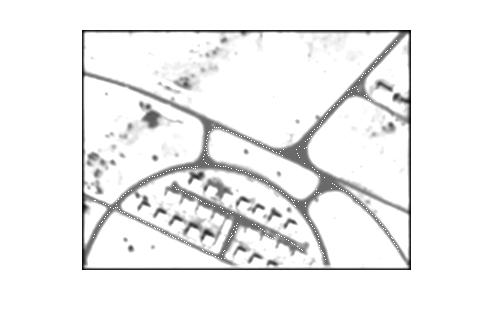
%> input picture code/image/untitled.jpg, 493 x 326 px
$ octave Huron_1_variable_dt_source_prof_canny.m   (GNU Octave 9; MATLAB toolbox functions it lacks are replaced by stand-ins)
%> lines starting %> are read from the running program, lines starting %| are printed output that depends on the picture; in (x1, y1, x2, y2) boxes, pixels count from 0 and x2, y2 are one past the last pixel; in counts of white or black regions, pixels touching at a corner belong together; the program's own positions count from 1
### code/CUT_IMAGE_DAY_2.m
function CUT_IMAGE_DAY_2
global x
x(110,341)=40;
x(110,342)=41;
x(109,341)=40;
x(109,342)=41;
x(109,343)=40;
x(235,306)=41;
x(236,306)=40;
x(237,306)=41;
x(238,306)=40;
x(239,306)=41;
x(240,306)=40;
x(232,305)=41;
x(233,305)=40;
x(234,305)=41;
x(235,305)=40;
x(236,305)=41;
x(235,305)=40;
x(173,373)=255;
x(174,372)=255;
x(175,371)=255;
x(176,370)=255;

### code/SOURCE_PROFILE_EXTENDED.m
%%%------------------------------- create source profile----------------------------------------------------------------------------------%%%%%%%%%%%
%%% its very professional program... this program automaticaly find refrence profile from near input point that profile select between 10
%%% pixel's gray level that most repeatet than round pixel
%%% input :
%%% ROW_OPTIMUM & COLOUMN_OPTIMUM : cordinate of input point in first situation
%%% ANGLE : angle of road that we assumed in first situation ( if angle in quarter 1 or 2 we assume up of point 'be onvane' road class and
%%% if angle in quarter 3 or 4 we assume down of point 'be onvane' road class )
%%% W : wide of road in first situation
%%% MAX_PROF :  maximum value for gray level road that we want classify (
%%% mazrabe 10)
%%% MAX_CLASYFY_SEARCH : number of search for classifying
%%% MAX_WIDE_PROFILE : maximum element of profile
%%% DIFF_PROF : diffresntial between 2 pixel for join in 1 class (
%%% pishfarz 10 )
%%% SIZE_PROFILE :   number of profile ( 3,5,7,9,...)
%%%
%%% output :
%%% final_source_profile : original profile after create profile element
%%% and choose optimal value between SOURCE_PROFILE according to lenght of
%%% SIZE_PROFILE
%%% SOURCE_PROF : all of found pixel of class ( gray level value )
%%%--------------------------------------------------------------------------------------------------------------------------------------------------%%%%%%%%%


function[ final_source_profile , SOURCE_PROF ] = SOURCE_PROFILE_EXTENDED(ROW_OPTIMUM , COLOUMN_OPTIMUM , ANGLE , W  , MAX_PROF , MAX_CLASYFY_SEARCH , MAX_WIDE_PROFILE , DIFF_PROF , SIZE_PROFILE , SOURCE_PROFILE_OLD)

global x
seed = x;

[M , N ] =size(x)

%% create seed for earn profile
wide_SOURCE_PROFILE = W;
SOURCE_PROF =[];
final_source_profile=[];
flag_find_profile = 0;
find_point =[];
while(flag_find_profile==0)

for k = 10 : 10 : MAX_PROF
for i= 1:M
    for j=1:N

        if (x(i,j) <=k) && ( x(i,j) > k - 10 )
        seed(i,j) = k;
        end

        end
    end
end

for i= 1:M
    for j=1:N
        if seed(i,j) > MAX_PROF
            seed(i,j) = 255;
        end
    end
end

m_search =0;
flag_seed = 0;
while ( m_search < MAX_CLASYFY_SEARCH )
    flag_seed = 0;
    for i=2:M-2
        for j=2:N-2
            if seed(i,j) <=70
           if  (abs(seed(i,j) - seed(i+1,j-1) ) <= 10) &&  ( seed( i+1 , j-1 ) <= 100 )
               flag_seed = flag_seed + 1;
               seed(i,j)  = seed(i+1,j-1);
            elseif (abs(seed(i,j) - seed(i,j-1) ) <= 10) &&  ( seed( i , j-1 ) <= 100 )
             flag_seed = flag_seed + 1;
             seed(i,j)  = seed(i,j-1);
           elseif (abs(seed(i,j) - seed(i+1,j) ) <= 10) &&  ( seed( i+1 , j ) <= 100 )
             flag_seed = flag_seed + 1;
             seed(i,j)  = seed(i+1,j);
           elseif (abs(seed(i,j) - seed(i+1,j+1) ) <= 10) &&  ( seed( i+1 , j+1 ) <= 100 )
             flag_seed = flag_seed + 1;
             seed(i,j)  = seed(i+1,j+1);
           elseif (abs(seed(i,j) - seed(i,j+1) ) <= 10) &&  ( seed( i , j+1 ) <= 100 )
             flag_seed = flag_seed + 1;
             seed(i,j)  = seed(i,j+1);
             elseif (abs(seed(i,j) - seed(i+1,j) ) <= 10) &&  ( seed( i+1 , j ) <= 100 )
             flag_seed = flag_seed + 1;
             seed(i,j)  = seed(i+1,j);
             elseif (abs(seed(i,j) - seed(i-1,j-1) ) <= 10) &&  ( seed( i-1 , j-1 ) <= 100 )
             flag_seed = flag_seed + 1;
             seed(i,j)  = seed(i-1,j-1);
             elseif (abs(seed(i,j) - seed(i-1,j+1) ) <= 10) &&  ( seed( i-1 , j+1 ) <= 100 )
             flag_seed = flag_seed + 1;
             seed(i,j)  = seed(i-1,j+1);
             elseif (abs(seed(i,j) - seed(i-1,j) ) <= 10) &&  ( seed( i-1 , j ) <= 100 )
             flag_seed = flag_seed + 1;
             seed(i,j)  = seed(i-1,j);
           end
            end
        end
    end
    m_search = m_search +1
end

%%

if ((ANGLE > 0 ) && (ANGLE < 180 ) ) || ((ANGLE > -360 ) && (ANGLE < -180 ) )  %%% choose moving up or down for earn class of road
    up_down = 1;
else
    up_down = -1;
end

r_prof = ROW_OPTIMUM
c_prof = COLOUMN_OPTIMUM
prof_count = 1;


    R_prof =0;
    R_prof(1,1) = seed(r_prof,c_prof );
    r_4 = r_prof;
    c_4 = c_prof;
    i=1;
    %%
    while(abs( R_prof (1,i) - seed(ROW_OPTIMUM,COLOUMN_OPTIMUM )) <= DIFF_PROF ) && ( i < wide_SOURCE_PROFILE ) && ( prof_count <MAX_WIDE_PROFILE)


            if x(r_prof,c_4 ) < MAX_PROF
            SOURCE_PROF(1,prof_count) = x(r_prof , c_4 );
            end

             i = i + 1;
             c_4 = c_4 + 1;
             prof_count = prof_count + 1;

             R_prof(1,i) = seed(r_prof , c_4 );


                    if ( round(r_4) > M ) || ( round(r_4) == 0 ) || ( round(c_4) > N ) || ( round(c_4) == 0 )   %% [M,N] = size(x)
                       break;
                   end

                   j=1;
                   C_prof =0;
                   C_prof(1,1) = seed(r_prof,c_4 );
                   while(abs( C_prof (1,j) - seed(ROW_OPTIMUM,COLOUMN_OPTIMUM )) <= DIFF_PROF ) && ( j< wide_SOURCE_PROFILE )

                             if x(r_4,c_4 ) < MAX_PROF
                             SOURCE_PROF(1,prof_count) = x(r_4 , c_4 );
                             end

                             j= j + 1;
                             r_4 = r_4 + (up_down);
                             prof_count = prof_count + 1 ;

                             if ( round(r_4) > M ) || ( round(r_4) == 0 ) || ( round(c_4) > N ) || ( round(c_4) == 0 )   %% [M,N] = size(x)
                                   break;
                               end

                             C_prof(1,j) = seed(r_4 , c_4 );


                   end


    end

  %%

    R_prof =0;
    R_prof(1,1) = seed(r_prof,c_prof );
    r_4 = r_prof;
    c_4 = c_prof;
    i=1;

    while(abs( R_prof (1,i) - seed(ROW_OPTIMUM,COLOUMN_OPTIMUM )) <= DIFF_PROF ) && ( i < wide_SOURCE_PROFILE ) &&  ( prof_count <MAX_WIDE_PROFILE)


            if x(r_prof,c_4 ) < MAX_PROF
            SOURCE_PROF(1,prof_count) = x(r_prof , c_4 );
            end

             i = i + 1;
             c_4 = c_4 - 1;
             prof_count = prof_count + 1 ;

             R_prof(1,i) = seed(r_prof , c_4 );


                   if ( r_prof > M-2 ) || ( r_prof == 2 ) || ( c_4 > N-2 ) || ( c_4 == 2 )   %% [M,N] = size(x)
                       break;
                   end

                   j=1;
                   C_prof =0;
                   C_prof(1,1) = seed(r_prof,c_4 );
                   while(abs( C_prof (1,j) - seed(ROW_OPTIMUM,COLOUMN_OPTIMUM )) <= DIFF_PROF ) && ( j< wide_SOURCE_PROFILE )

                             if x(r_4,c_4 ) < MAX_PROF
                             SOURCE_PROF(1,prof_count) = x(r_4 , c_4 );
                             size_f = size(find_point)
                             add = size_f(1)+1;
                             find_point(add,1)=r_4;
                             find_point(add,2)=c_4;
                             end

                             j= j + 1;
                             r_4 = r_4 +  (up_down);
                             prof_count = prof_count + 1 ;

                             if ( round(r_4) > M ) || ( round(r_4) == 0 ) || ( round(c_4) > N ) || ( round(c_4) == 0 )   %% [M,N] = size(x)
                                   break;
                               end

                             C_prof(1,j) = seed(r_4 , c_4 );


                   end


    end

   if numel( SOURCE_PROF) == 0
           SOURCE_PROF  = SOURCE_PROFILE_OLD;
           final_source_profile = SOURCE_PROFILE_OLD;
           flag_find_profile = 1;
           break
   end
    SOURCE_PROF = round(SOURCE_PROF);
    %%  create original source profile
    %%% profile segment beetween 10 gray level and profile choise beetween
    %%% them if have maximum elemnt

    value = zeros( 1, MAX_PROF);

    for i=10:10:MAX_PROF

        count = 0;

        for k = 1: numel(SOURCE_PROF)

            if (SOURCE_PROF(k) <= i ) && ( SOURCE_PROF(k) > i - 10 )

                count = count + 1 ;
            end
        end

        value(i) = count;

    end

    [ size_max_prof , max_prof ] = max(value);

    k=0;
    for i = 1 : numel(SOURCE_PROF)

        if (SOURCE_PROF(i) <=  max_prof) && ( SOURCE_PROF(i) > max_prof - 10)

            k = k+1;
            prof(k) = SOURCE_PROF(i);

        end
    end

    %% regulation original profile according to preference
    %%% regulation profile according to number of repeat element of profile
    %%% matrix

    unique_prof = unique(prof);
    A = histc(prof , unique_prof);
    k=0;

    while( max(A) ~= 0 )

        k= k+1;
        [maximum , max_element ] = max(A);
        profile_equ(1,k) = unique_prof(max_element);
        profile_equ(2,k) = maximum;

        A(max_element) = 0;

    end

    %% creat source profile in different state

    final_source_profile = 0;

    u_size = numel(unique_prof);

    if u_size < SIZE_PROFILE

        d=1;
        k = SIZE_PROFILE - u_size;
        final_source_profile = unique_prof;

        while ( k ~= 0 )

            for i=1:u_size

                t=profile_equ(2,i);

                for j = 1:t

                    final_source_profile( u_size + d) = profile_equ(1,i);
                    d=d+1;
                    k=k-1;

                    if k == 0
                        break
                    end

                end

                if k == 0
                        break
                end

            end
        end

    elseif u_size == SIZE_PROFILE

        final_source_profile = unique_prof;

    elseif u_size > SIZE_PROFILE

        for i = 1: SIZE_PROFILE

            final_source_profile(i) = profile_equ(1,i);

        end
    end
%     SOURCE_PROF
%     IMSHOW_IMAGE_KALMAN(find_point , 1 , 2 , 6)
%     pause
    flag_find_profile = 1;
end


%%


### code/Huron_1_variable_dt_source_prof_canny.m


%%
%%%%%%  create image and smooth that %%%%%%%%%%%%
clc;clear all;
global x ;
global edge_canny ;
global match_wide;

a=imread  ( 'E:\internet\uni\proje\matlab\Untitled.jpg');
%> a is the input picture: size 326x493x3 uint8; min 0, max 255, mean 240.7
b=rgb2gray(a);
x=double(b);

CUT_IMAGE_DAY_2()
%> in CUT_IMAGE_DAY_2, `x(110,341)=40;`: x: size 326x493 double; min 0, max 255, mean 240.7; mean of the top-left, top-right, bottom-left and bottom-right quarters 243.5, 242.4, 236.2, 240.5
%> in CUT_IMAGE_DAY_2, `x(239,306)=41;`: x: size 326x493 double; min 0, max 255, mean 240.7; mean of the top-left, top-right, bottom-left and bottom-right quarters 243.5, 242.4, 236.2, 240.4
%> in CUT_IMAGE_DAY_2, `x(232,305)=41;`: x: size 326x493 double; min 0, max 255, mean 240.6


figure(2)
imshow(uint8(x))

mask = ( 1/115) * [ 2 4 5 4 2 ; 4 9 12 9 4 ; 5 12 15  12  5 ; 4 9 12 9 4 ; 2 4 5 4 2 ]

x= conv2(mask , x);
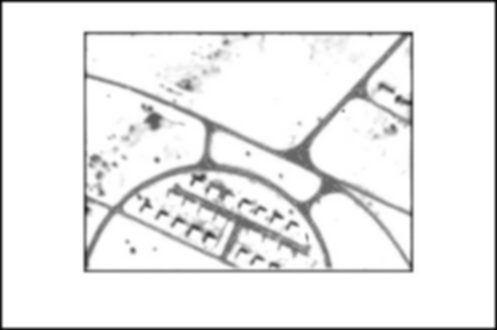
%> x: size 330x497 double; min 4.43, max 352.6, mean 326; drawn with min black and max white
CUT_IMAGE_DAY_2()
%> in CUT_IMAGE_DAY_2 (call 2), `x(110,341)=40;`: x: size 330x497 double; under 0.01% of pixels changed, all inside (x1, y1, x2, y2) = (340, 109, 341, 110)
%> in CUT_IMAGE_DAY_2 (call 2), `x(110,342)=41;`: x: size 330x497 double; min 4.43, max 352.6, mean 326; mean of the top-left, top-right, bottom-left and bottom-right quarters 329.9, 328.4, 320.1, 325.7
%> in CUT_IMAGE_DAY_2 (call 2), `x(174,372)=255;`: x: size 330x497 double; min 4.43, max 352.6, mean 326; mean of the top-left, top-right, bottom-left and bottom-right quarters 329.9, 328.4, 320.1, 325.6

t=x;

[M , N ] =size(x);
%> M = 330; N = 497
for i= 1:M
    for j=1:N
        if x(i,j) > 100
            t(i,j) = 255;
        end
    end
end
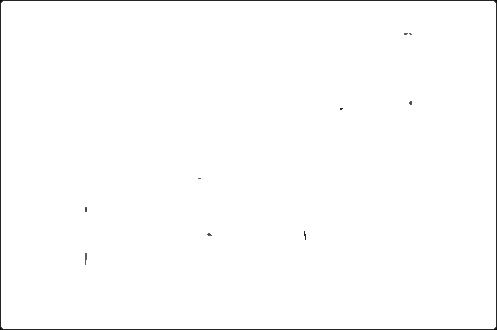
%> t: size 330x497 double; min 4.43, max 255, mean 252.7


y=x;


 %%
 %%%%%%%% algorithm %%%%%%%%%%%


 %%
%%%%%% initialize point %%%%%%%%%%%%%

dt_right_road= sqrt (10);
dt_curve_road = sqrt(4);

dt=dt_right_road;
dtt=dt;

 r_optimum = 358 ;                       %% initialize row for priori estimate
 c_optimum = 265;                         %% initialize column for  priori estimate
 r_opt = r_optimum ;
c_opt = c_optimum ;

 angle =80 ;
 angle_old = angle;
 angle_optimum = ( angle * pi )/180 ;    %% initialize angle of road

 W=21;                                         %% initialize road wide
 W_P=W;
 W1=W_P; W2 = W_P; W3 = W_P; W4 = W_P;  W5 = W_P; W6 = W_P; W7 = W_P; W8 = W_P ; W9 = W_P; W10 = W_P;


 fo_optimum = 0.000001 ;
 fo = fo_optimum;                       %% initialize change in the road direction

 p_k_0 = 0.0001;                         %% initialize covariance matrice

 %%%%%%%%%%% initialize reference profile
max_profile = 70;
 max_clasify_search = 150;
 max_wide_profile =200;
 diff_profile = 10;
 size_profile = 9;
 [ source_profile , pf ] = SOURCE_PROFILE_EXTENDED(r_optimum , c_optimum , angle , W , 1.4 , max_profile , max_clasify_search , max_wide_profile , diff_profile , size_profile)
%> (the run ends here)
